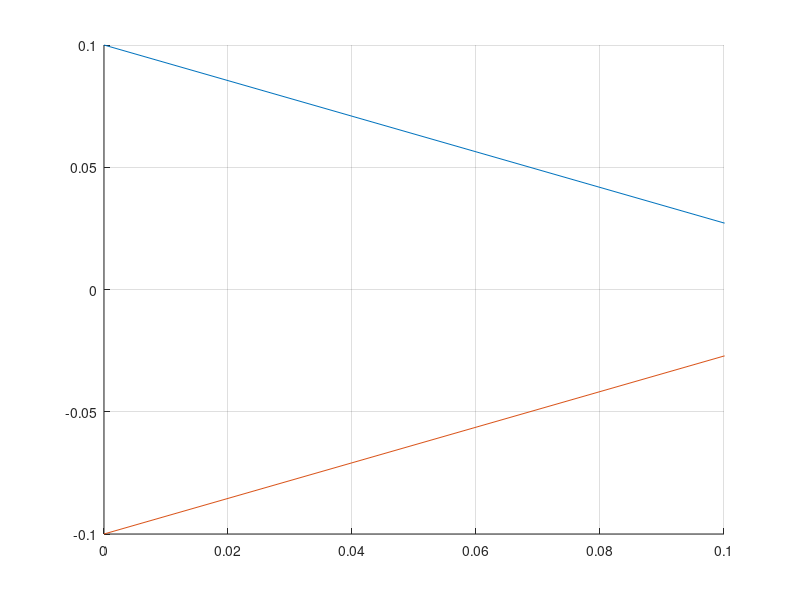

MATLAB code for this plot:
d0=0.1;
k=tan(pi/9);
L=0.1;
A0=0.25*pi*d0^2;
x=linspace(0,10,50);
d=d0-2*k*x;
A=0.25*pi*d.^2;
hold on
axis([0 0.1 -0.1 0.1])
plot(x,d);
plot(x,-d);
hold off
grid on
